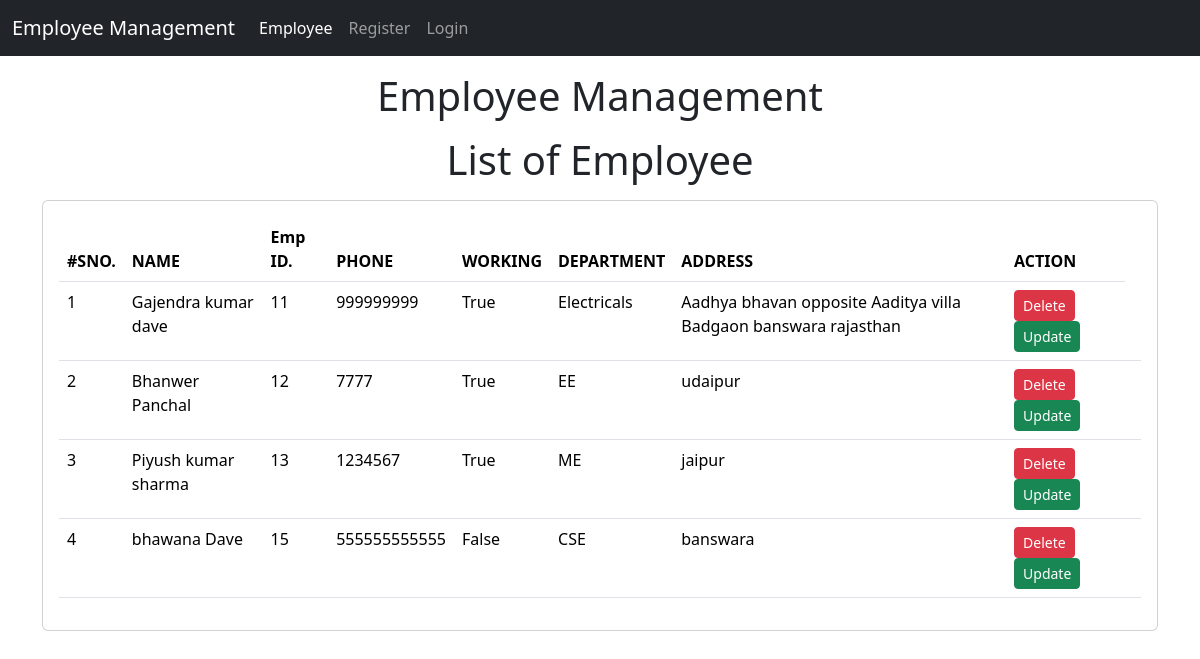
The page /emp/home/ on the database its author committed.
### emp/models.py (models this page shows, shortened)
class Emp(models.Model):
    name=models.CharField(max_length=200)
    emp_id=models.IntegerField()
    phone=models.BigIntegerField()
    address=models.CharField(max_length=200)
    working=models.BooleanField(default=True)
    department=models.CharField(max_length=200)

### emp/views.py (the view)
# urls.py: path('home/',employee,name='emp'),
def employee(request):
    emps=Emp.objects.all()
    return render(request,"emp/home.html",{'emps':emps})

### templates/emp/home.html (shortened to what this page needs)
 {% extends 'base.html' %}
{% block content %}
     <h1 class="text-center my-3">Employee Management</h1>
    <h1 class="text-center my-3">List of Employee </h1>
    <div class="container">
        <div class="row">
            <div class="col-md-12">
                <div class="card">
                    <div class="card-body">
                        <table class="table">
                            <thead>
                                <tr>
                                    <th>#SNO.</th>
                                    <th>NAME</th>
                                    <th>Emp ID.</th>
                                    <th>PHONE</th>
                                    <th>WORKING</th>
                                    <th>DEPARTMENT</th>
                                    <th>ADDRESS</th>
                                    <th>ACTION</th>
                                </tr>
                            </thead>
                            <tbody>
                                {% for e in emps %}
                                    <tr>
                                        <td>{{ forloop.counter }}</td>
                                        <td>{{e.name}}</td>
                                        <td>{{e.emp_id}}</td>
                                        <td>{{e.phone}}</td>
                                        <td>{{e.working}}</td>
                                        <td>{{e.department}}</td>
                                        <td>{{e.address}}</td>
                                        <td>
                                            <a href="/emp/delete-emp/{{e.id}}" class="btn btn-danger btn-sm">Delete</a>
                                            <a href="/emp/update-emp/{{e.id}}" class="btn btn-success btn-sm">Update</a>
                                        </td>
                                        <td> </td>
                                    </tr>
                                {% endfor %}
                            </tbody>
                        </table>
                    </div>
                </div>
            </div>
        </div>
    </div>
    {% endblock content %}

### rows shown on the page
Emp: name "Gajendra kumar dave", emp_id "11", phone "999999999", working "True", department "Electricals", address "Aadhya bhavan opposite Aaditya villa Badgaon banswara rajasthan"
Emp: name "Bhanwer Panchal", emp_id "12", phone "7777", working "True", department "EE", address "udaipur"
Emp: name "Piyush kumar sharma", emp_id "13", phone "1234567", working "True", department "ME", address "jaipur"
Emp: name "bhawana Dave", emp_id "15", phone "555555555555", working "False", department "CSE", address "banswara"
